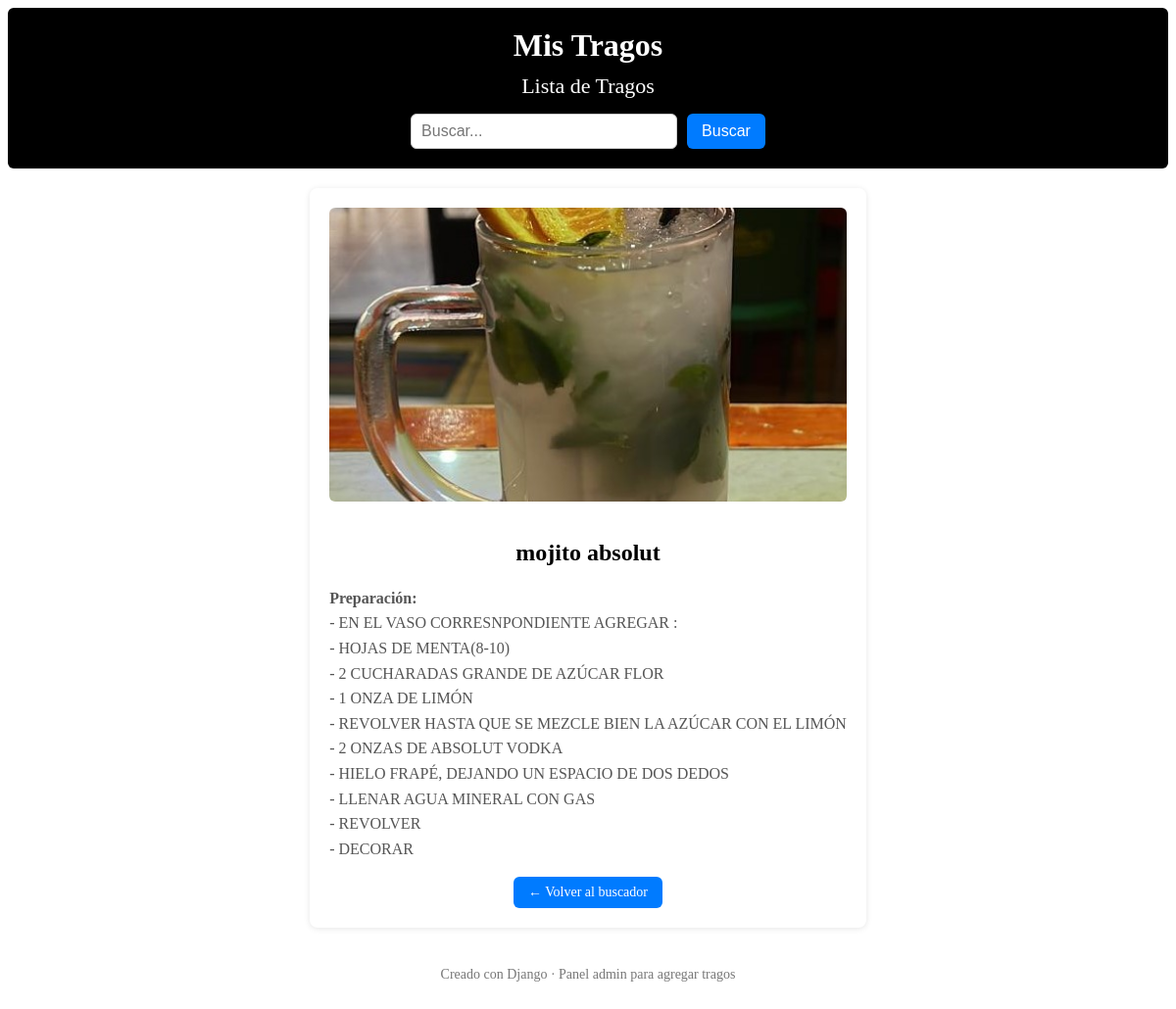
Screenshot of /trago/16/ with the database file from the repository.
### core/models.py (models this page shows, shortened)
class Trago(models.Model):
    nombre = models.CharField(max_length=100)
    preparacion = models.TextField()
    imagen = models.ImageField(upload_to='tragos/', blank=True, null=True)

### core/views.py (the view)
# urls.py: path('trago/<int:pk>/', views.detalle_trago, name='detalle'),
def detalle_trago(request, pk):
    trago = get_object_or_404(Trago, pk=pk)
    return render(request, 'core/detalle.html', {'trago': trago})

### core/templates/core/detalle.html (shortened to what this page needs)
{% extends "core/base.html" %}
{% block content %}
<div class="detalle-card">
    {% if trago.imagen %}
        <img src="{{ trago.imagen.url }}" alt="{{ trago.nombre }}" class="detalle-imagen">
    {% endif %}
    <h2>{{ trago.nombre }}</h2>
    <p><strong>Preparación:</strong><br>{{ trago.preparacion|linebreaksbr }}</p>
    <a href="{% url 'core:index' %}" class="btn-volver">← Volver al buscador</a>
</div>
{% endblock %}

### core/static/core/css/styles.css (style rules this page uses)
.btn, .btn-volver { padding: 8px 15px; border-radius: 6px; background: #007bff; color: #fff; text-decoration: none; display: inline-block; font-size: 14px; transition: background 0.3s; }
.tragos-container p { text-align: center; font-size: 16px; color: #555; margin-top: 20px; }
.detalle-card { background: #fff; padding: 20px; border-radius: 8px; box-shadow: 0 1px 6px rgba(0,0,0,0.1); max-width: 600px; margin: 0 auto; text-align: center; }
.detalle-card img.detalle-imagen { width: 100%; max-height: 300px; object-fit: cover; border-radius: 6px; margin-bottom: 15px; }
.detalle-card p { text-align: left; color: #555; line-height: 1.6; margin-top: 10px; }

### rows the page displays
Trago: imagen (picture), nombre "mojito absolut", preparacion "- EN EL VASO CORRESNPONDIENTE AGREGAR : - HOJAS DE MENTA(8-10) - 2 CUCHARADAS GRANDE DE AZÚCAR FLOR - 1 ONZA DE LIMÓN - REVOLVER HASTA QUE SE MEZCLE BIEN LA AZÚCAR CON EL LIMÓN - 2 ONZAS DE ABSOLUT VODKA - HIELO FRAPÉ, DEJANDO UN ESPACIO DE DOS DEDOS - LLENAR AGUA MINERAL CON GAS - REVOLVER - DECORAR"
